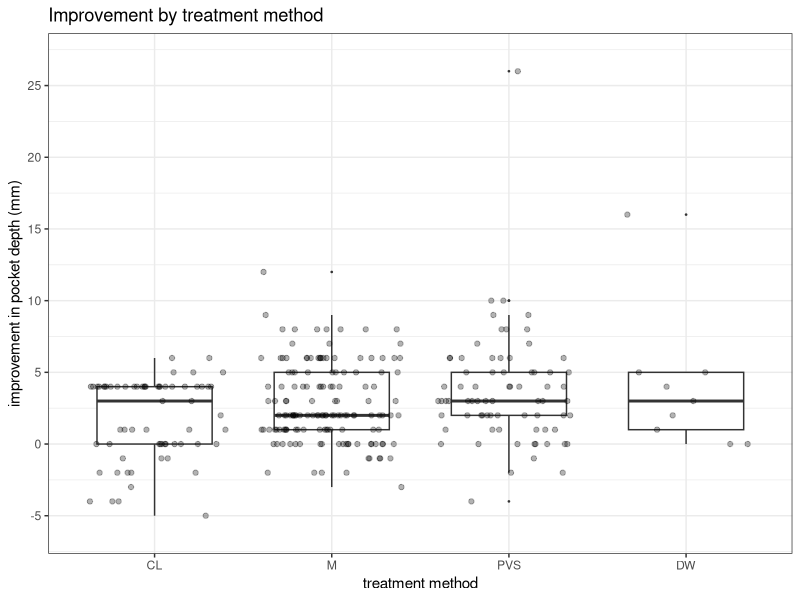
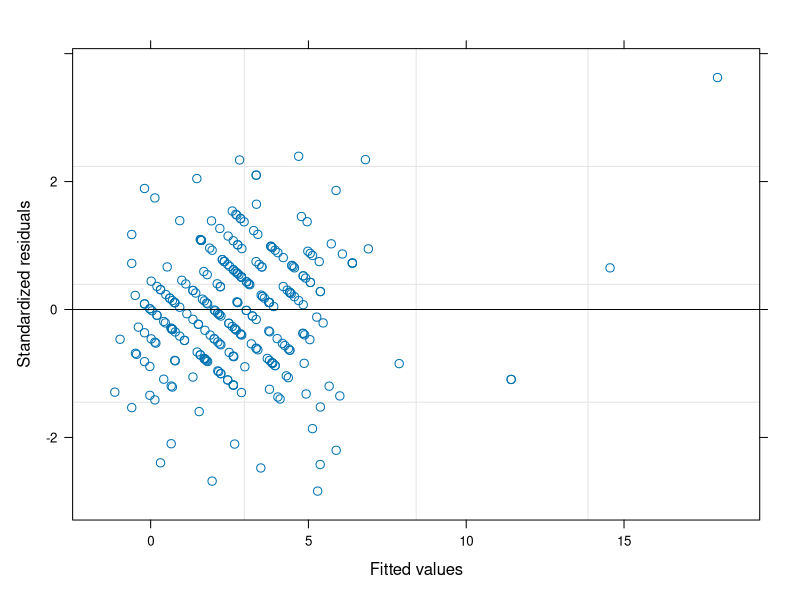
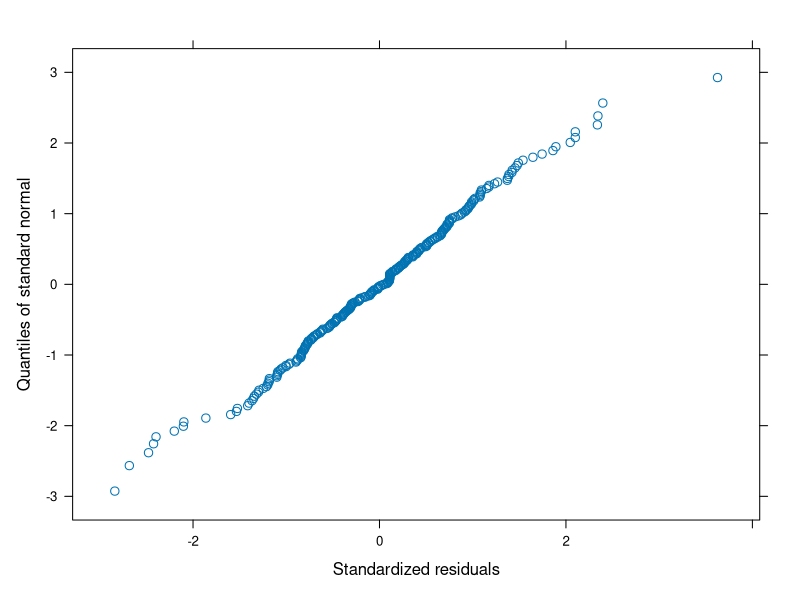
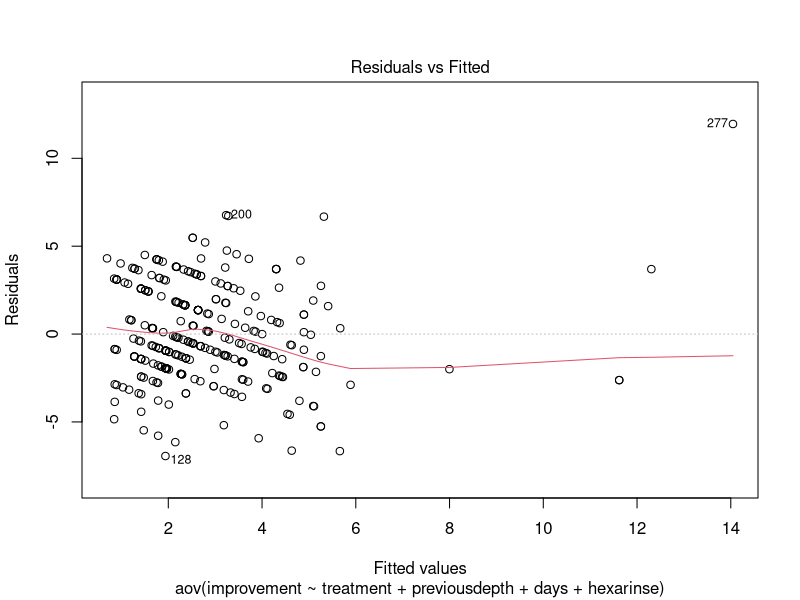
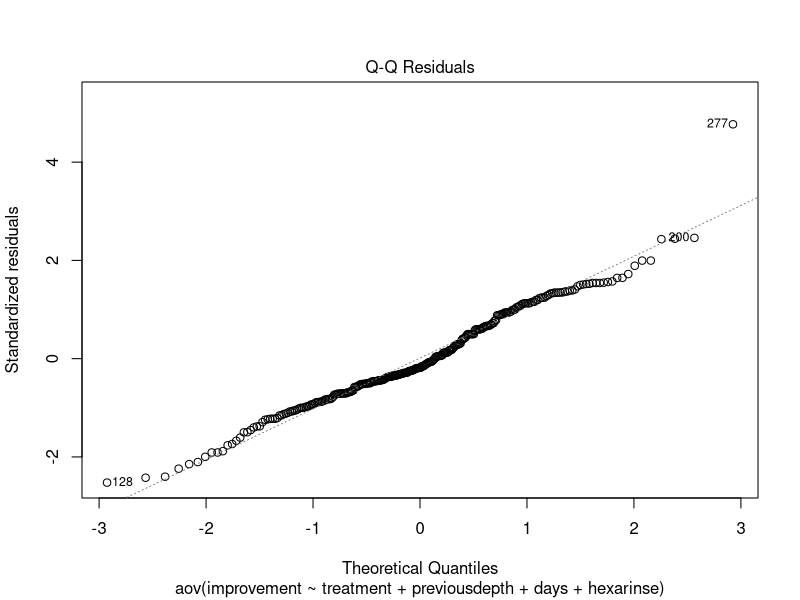
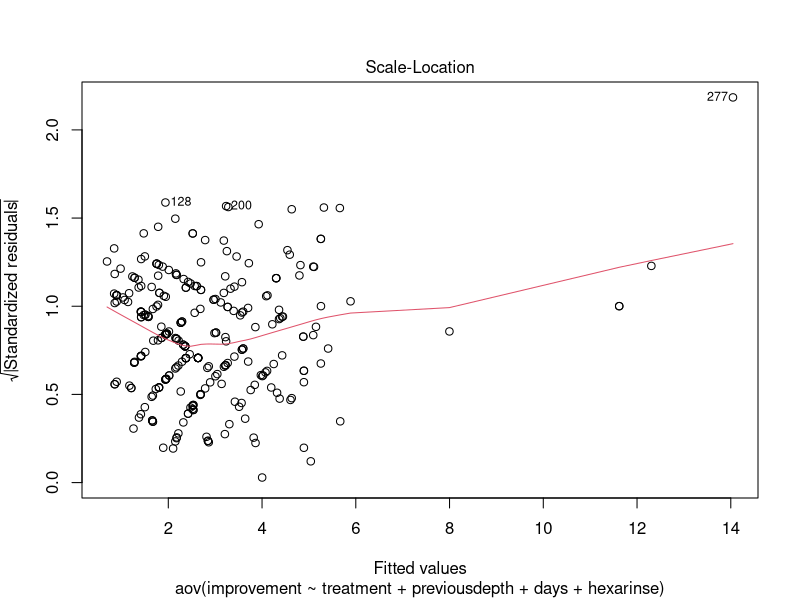
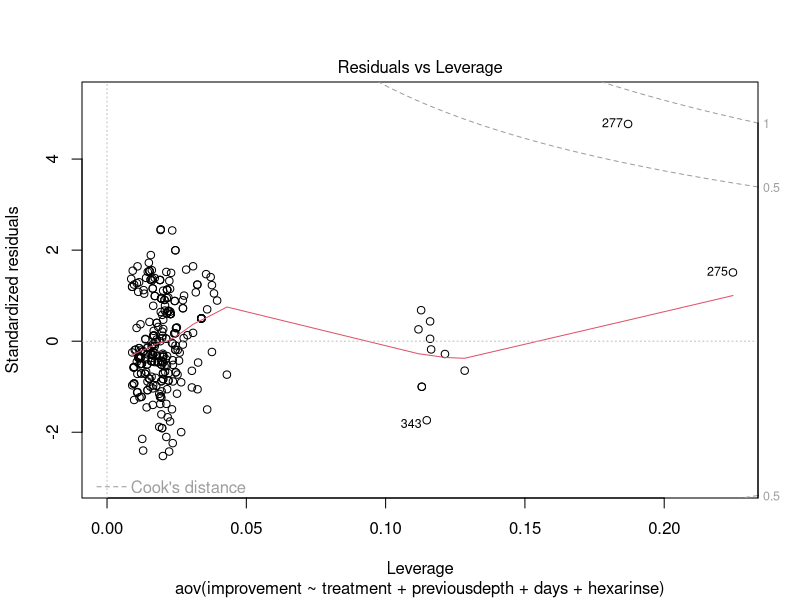
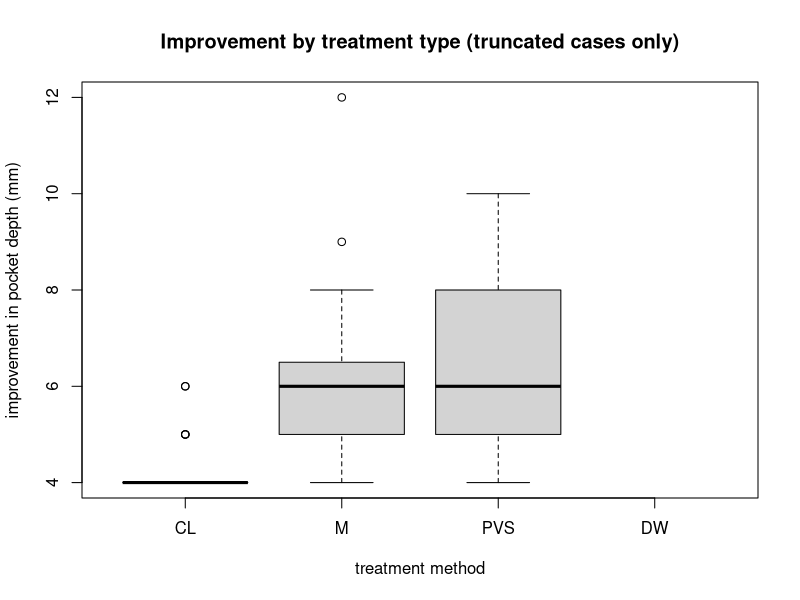

Recreate these plots in R, in order.
## ===========================================================================
## Retrospective study of the effectiveness of different treatment methods for 
## equine cheek teeth periodontal disease (Kirsten Jackson)
##
## Statistical analysis
##
## Lukas M. Weber, updated July 2016
## ===========================================================================


## Prepare data ----------

# load data file
data <- read.csv("Jackson_periodontal_disease.csv")
str(data)

# convert columns to factors
cols <- c("repeated","extracted","hexarinse","truncated")
data[,cols] <- lapply(cols, function(x) as.factor(data[,x]))
str(data)
summary(data)

# remove rows with no treatment
data <- data[data$treatment != "None",]
data$treatment <- factor(data$treatment, levels=c("CL","M","PVS","DW"))
dim(data)
summary(data)

# remove rows where tooth was extracted
data[data$extracted == 1,]  # note each extraction is represented by 2 rows/cases
data <- data[data$extracted == 0,]
dim(data)
summary(data)



## Summary statistics ----------

# report mean, median, sd, min, max, N

table(data$treatment)

# CL: mean=1.75, med=3.00, sd=2.82, min=-5.0, max=6.0, N=64
summary(data[data$treatment=="CL","improvement"])
sd(data[data$treatment=="CL","improvement"])

# M: mean=2.81, med=2.00, sd=2.73, min=-3.0, max=12.0, N=145
summary(data[data$treatment=="M","improvement"])
sd(data[data$treatment=="M","improvement"])

# PVS: mean=3.64, med=3.00, sd=3.90, min=-4.0, max=26.0, N=73
summary(data[data$treatment=="PVS","improvement"])
sd(data[data$treatment=="PVS","improvement"])

# DW: mean=4.00, med=3.00, sd=4.90, min=0.0, max=16.0, N=9
summary(data[data$treatment=="DW","improvement"])
sd(data[data$treatment=="DW","improvement"])



## One-sample t-tests ----------

# alternative hypotheses: population mean = 0, two-sided, 5 percent sig. level

# are improvements sig. diff. from zero? (all treatments combined)
t.test(data$improvement)
  # yes, significant (tval=15.00, df=290, pval<0.001, 95% CI 2.45-3.20)

# are improvements from each treatment group sig. diff. from zero?
# note: apply Bonferroni correction for multiple testing by manually multiplying 
# p-values by no. of tests, and adjusting conf.level argument for CIs
t.test(data[data$treatment=="CL", "improvement"], conf.level=1-0.05/4)
t.test(data[data$treatment=="M",  "improvement"], conf.level=1-0.05/4)
t.test(data[data$treatment=="PVS","improvement"], conf.level=1-0.05/4)
t.test(data[data$treatment=="DW", "improvement"], conf.level=1-0.05/4)
  # CL:  significant (tval=4.97,  df=63,  adj. pval<0.001, adj. 95% CI [0.84,2.66])
  # M:   significant (tval=12.43, df=144, adj. pval<0.001, adj. 95% CI [2.24,3.39])
  # PVS: significant (tval=7.98,  df=72,  adj. pval<0.001, adj. 95% CI [2.47,4.81])
  # DW:  significant (tval=2.45,  df=8,   adj. pval=0.160,  adj. 95% CI [-1.24,9.24])

# note multiple testing: Bonferroni correction gives family-wise error rate of 
# 5 percent with 4 tests, resulting in DW not significant (likely due to small 
# sample size)



## Plots ----------

# box plots
pdf("plots/improvement_boxplot.pdf", width=5, height=5)
plot(improvement ~ treatment, data=data, 
     xlab="treatment method", ylab="improvement in pocket depth (mm)", 
     main="Improvement by treatment method")
dev.off()

# updated box plots (with original data points)
library(ggplot2)
set.seed(123)
ggplot(data, aes(x = treatment, y = improvement)) + 
  geom_boxplot(width = 0.65, outlier.size = 0.25) + 
  geom_jitter(width = 0.4, alpha = 0.3, height = 0) + 
  scale_y_continuous("improvement in pocket depth (mm)", 
                     limits = c(-6, 27), breaks = seq(-5, 25, by = 5)) + 
  xlab("treatment method") + 
  ggtitle("Improvement by treatment method") + 
  theme_bw()
set.seed(123)
ggsave("plots/improvement_boxplot_updated.pdf", width = 5, height = 5)
set.seed(123)
ggsave("plots/improvement_boxplot_updated.png", width = 5, height = 5)

# improvement vs. previous pocket depth  ## don't include in report
pdf("plots/improvement_vs_previous.pdf",width=6,height=6)
plot(data$previousdepth, data$improvement, type="n", 
     xlab="previous pocket depth (mm)", ylab="improvement in pocket depth (mm)", 
     main="Improvement vs. previous pocket depth")
points(data[data$treatment=="CL", c("previousdepth","improvement")],pch=1)
points(data[data$treatment=="M",  c("previousdepth","improvement")],pch=2)
points(data[data$treatment=="PVS",c("previousdepth","improvement")],pch=3)
points(data[data$treatment=="DW", c("previousdepth","improvement")],pch=4)
legend("bottomright",pch=1:4,legend=c("CL","M","PVS","DW"))
dev.off()

# improvement vs. previous pocket depth  ## don't include in report
# (with colors; vertical lines for average previous depth by group)
pdf("plots/improvement_vs_previous_colors.pdf",width=6,height=6)
plot(data$previousdepth, data$improvement, type="n", 
     xlab="previous pocket depth (mm)", ylab="improvement in pocket depth (mm)", 
     main="Improvement vs. previous pocket depth")
points(data[data$treatment=="CL", c("previousdepth","improvement")],col=1,pch=1)
points(data[data$treatment=="M",  c("previousdepth","improvement")],col=2,pch=2)
points(data[data$treatment=="PVS",c("previousdepth","improvement")],col=3,pch=3)
points(data[data$treatment=="DW", c("previousdepth","improvement")],col=4,pch=4)
abline(v=mean(data[data$treatment=="CL", "previousdepth"]),col=1)
abline(v=mean(data[data$treatment=="M",  "previousdepth"]),col=2)
abline(v=mean(data[data$treatment=="PVS","previousdepth"]),col=3)
abline(v=mean(data[data$treatment=="DW", "previousdepth"]),col=4)
legend("bottomright",pch=1:4,col=1:4,legend=c("CL","M","PVS","DW"))
dev.off()

# bar plot (number of cases)  ## don't include in report
pdf("plots/number_of_cases.pdf", width=5, height=5)
barplot(table(data$treatment), 
        xlab="treatment method", ylab="number of cases", 
        main="Number of cases by treatment method")
legend(x=3.4, y=140, bty="n", legend=paste0(names(table(data$treatment)),":"))
legend(x=4.0, y=140, bty="n", legend=table(data$treatment))
dev.off()



## Model fitting: Linear mixed model with random intercepts for horse/repeat ----------

library(nlme)

# linear mixed model: check possible confounding variables

fm1 <- lme(improvement ~ treatment*previousdepth + treatment*days + hexarinse, 
           random=~1|horse/repeated, data=data, method="ML")
summary(fm1)
fm2 <- lme(improvement ~ treatment*previousdepth + days + hexarinse, 
           random=~1|horse/repeated, data=data, method="ML")
summary(fm2)
fm3 <- lme(improvement ~ treatment*days + previousdepth + hexarinse, 
           random=~1|horse/repeated, data=data, method="ML")
summary(fm3)
anova(fm1,fm2)
anova(fm1,fm3)
  # interaction effects not significant: drop them

fm4 <- lme(improvement ~ treatment + previousdepth + days + hexarinse, 
           random=~1|horse/repeated, data=data, method="ML")
summary(fm4)
fm5 <- lme(improvement ~ treatment + previousdepth + hexarinse, 
           random=~1|horse/repeated, data=data, method="ML")
summary(fm5)
fm6 <- lme(improvement ~ treatment + previousdepth + days, 
           random=~1|horse/repeated, data=data, method="ML")
summary(fm6)
anova(fm4,fm5)
anova(fm4,fm6)
  # days, hexarinse not significant: drop them

fm7 <- lme(improvement ~ treatment + previousdepth, 
           random=~1|horse/repeated, data=data, method="ML")
summary(fm7)
fm8 <- lme(improvement ~ previousdepth, 
           random=~1|horse/repeated, data=data, method="ML")
summary(fm8)
anova(fm7,fm8)
  # treatment is significant: keep it
  # best model is fm7 above (includes terms for treatment, previousdepth)

# check random intercepts for horse/repeated are required
fm9 <- lme(improvement ~ treatment + previousdepth, 
           random=~1|horse, data=data, method="ML")
summary(fm9)
fm10 <- lm(improvement ~ treatment + previousdepth, data=data)
summary(fm10)
anova(fm7,fm9)
anova(fm7,fm10)
anova(fm9,fm10)
  # yes, random intercept terms for horse/repeated (i.e. horse, horse:repeated) 
  # are required

# re-calculate results for best model (fm7) using REML instead of ML
# (unbiased variances, more reliable signifiance tests)
summary(fm7)
summary(lme(improvement ~ treatment + previousdepth, 
            random=~1|horse/repeated, data=data))
  # results almost identical
  # note: report fm7 instead, since this allows AIC comparison with the ANCOVA models

# approximate confidence intervals
summary(fm7)
intervals(fm7)

# pairwise comparisons: which of the treatment groups differ? (given that some 
# differences exist, since entire treatment term is significant)
library(multcomp)
summary(glht(fm7, linfct=mcp(treatment="Tukey")))
  # Tukey's method for all pairwise comparisons (takes into account multiple testing)
  # results: DW is significantly lower than each of CL, M, and PVS



## Alternative model fitting: ANCOVA ----------
## note: don't use these models for the main results, since they ignore possible 
## correlations within horse/repeated - linear mixed model results above are more 
## reliable

# ANCOVA (or linear regression): check possible confounding variables
summary(aov(improvement ~ treatment*previousdepth + treatment*days + hexarinse, data=data))
summary(aov(improvement ~ treatment*previousdepth + days + hexarinse, data=data))
summary(aov(improvement ~ treatment*days + previousdepth + hexarinse, data=data))
  # interaction effects not significant: drop them
summary(aov(improvement ~ treatment + previousdepth + days + hexarinse, data=data))
  # previousdepth, days, hexarinse: all significant

# ANCOVA: are there significant differences between treatment groups, taking 
# into account confounding variables?
fm_aov <- aov(improvement ~ treatment + previousdepth + days + hexarinse, data=data)
summary(fm_aov)  # yes, sig. differences exist (Fval=5.84, df=3, pval<0.001)
AIC(fm_aov)

# linear regression: equivalent to above (but shows coefficient for each treatment)
fm_lm <- lm(improvement ~ treatment + previousdepth + days + hexarinse, data=data)
summary(fm_lm)
AIC(fm_lm)

# GLHT: which treatment groups differ? (given that some differences exist)
library(multcomp)
summary(glht(fm_aov, linfct=mcp(treatment="Tukey")))
  # Tukey's method for all pairwise comparisons (takes into account multiple testing)
  # results: with p-values adjusted for multiple testing, no individually 
  # significant pairwise differences are found

  ## note: ANCOVA ignores possible correlations within horse/repeated
  ## linear mixed model is more reliable



## Additional results ----------

# (1) check residuals for the best fitting linear mixed model (fm7)
plot(fm7)
qqnorm(fm7)
  # no obvious problems

# check residuals for ANCOVA model
plot(fm_aov)
  # also ok; note leverage of outlier


# (2) compare AIC for linear mixed model vs. ANCOVA model
AIC(fm7)
AIC(fm_aov)
  # linear mixed model fm7 is much better


# (3) truncated cases (fully healed pockets)
nrow(data[data$truncated==1,])  # 86 cases
summary(data[data$truncated==1,"improvement"])  # mean=5.47mm, median=5.00mm
sd(     data[data$truncated==1,"improvement"])  # sd=1.69mm
plot(improvement ~ treatment, data=data[data$truncated==1,], 
     xlab="treatment method", ylab="improvement in pocket depth (mm)", 
     main="Improvement by treatment type (truncated cases only)")
  # note: most truncated cases have high improvement, so truncation is not 
  # likely to be a major problem


# (4) possible outlier (horse id37, diastema 310/11, treatment PVS, 26mm improvement)
which.max(data$improvement)  # row 229
data[229,]
summary(lme(improvement ~ treatment + previousdepth, 
            random=~1|horse/repeated, data=data[-229,]))
  # note: DW term is no longer significant with outlier removed



## Session information ----------

sink("sessionInfo.txt")
sessionInfo()
sink()
